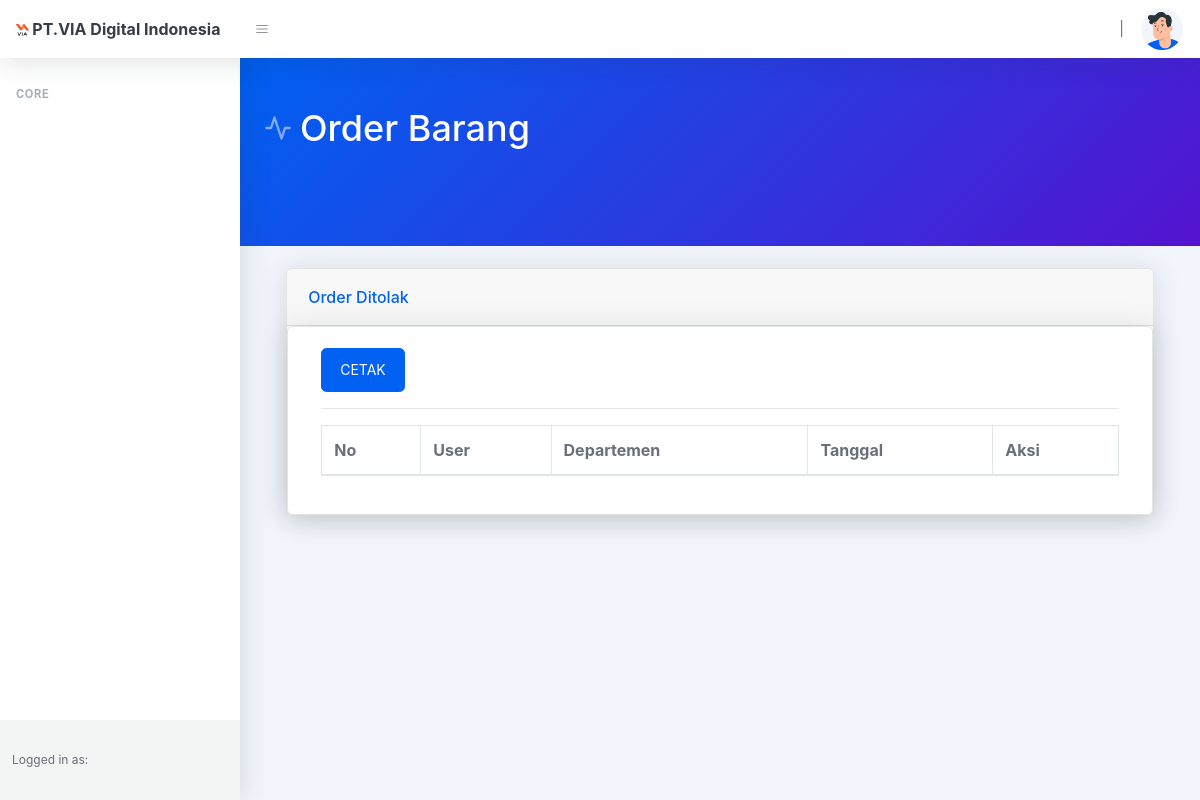
Page /index.php/order/order_ditolak on the earlier database version.
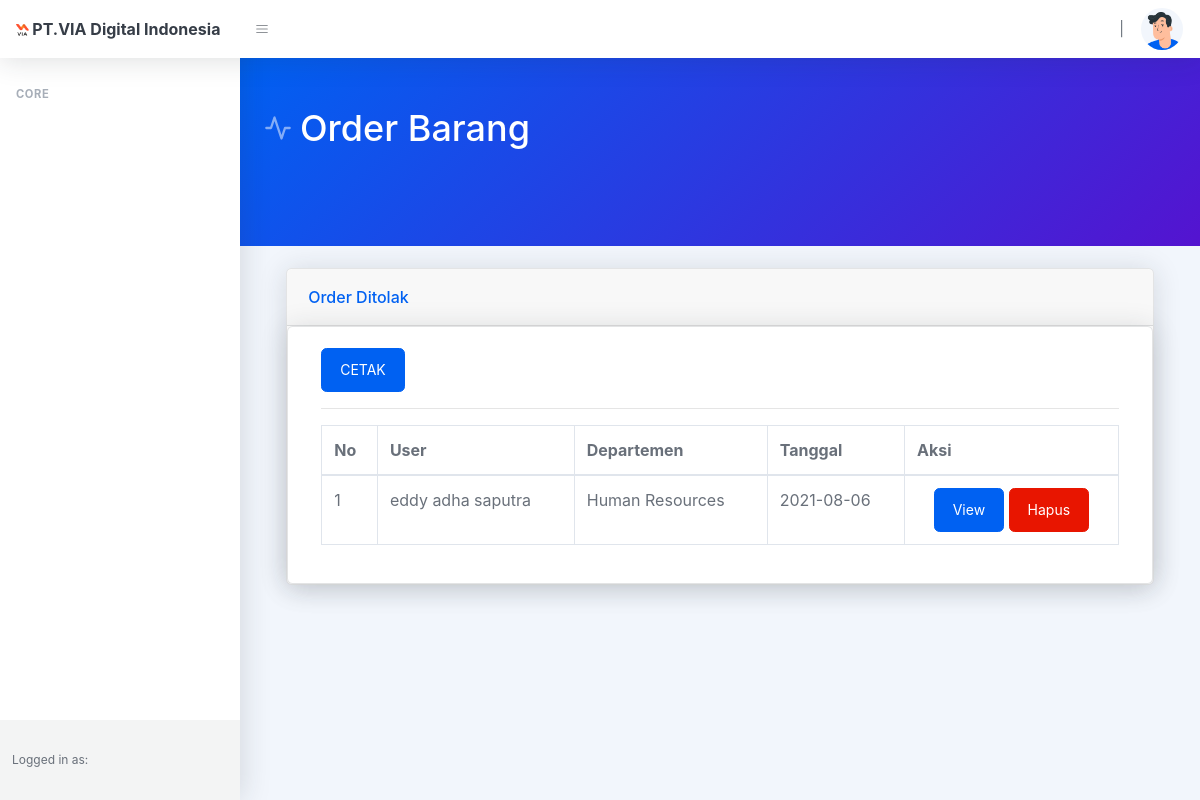
Same page on the later database version.
### tables this page shows
CREATE TABLE `order_status` (
  `id_ker` int(11) NOT NULL,
  `departemen` varchar(255) NOT NULL,
  `user` varchar(255) NOT NULL,
  `status` int(12) NOT NULL,
  `tanggal` varchar(255) NOT NULL
);

CREATE TABLE `departemen` (
  `id` int(11) NOT NULL,
  `nama_dep` varchar(50) NOT NULL
);

### application/controllers/Order.php (called while the page is built, shortened)
<?php
class Order extends CI_Controller
{
    public function __construct()
    {
        $this->load->model('order_model');
        $this->load->model('jabatan_model');
        $this->load->model('akun_model');
    }
    public function order_ditolak()
    {
        $data['judul'] = 'Order Barang';
        $data['alerts'] = $this->order_model->getDataJoin();
        $data['alerts_3'] = $this->order_model->alerts_3();
        $data['data'] = $this->order_model->order_ditolak();
        $data['nama'] = $this->session->userdata('nama_lengkap');
        $data['jabatan'] = $this->jabatan_model->getDataById($this->session->userdata('id_jab'));
        $data['level_akun'] = $this->session->userdata('level');
        $this->load->view('template/header', $data);
        $this->load->view('order/order_ditolak', $data);
        $this->load->view('template/footer');
    }
}

### index.php (called while the page is built, shortened)
<?php
require_once BASEPATH.'core/CodeIgniter.php';

### application/models/Order_model.php (called while the page is built, shortened)
<?php
class Order_model extends CI_Model
{
    public function getDataJoin()
    {
        $this->db->select('*');
        $this->db->from('order_status');
        $this->db->join('departemen', 'departemen.id = order_status.departemen');
        $this->db->where('status', 2);
        $query = $this->db->get();
        return $query->result();
    }
    public function order_ditolak()
    {
        $this->db->select('*');
        $this->db->from('order_status');
        $this->db->join('departemen', 'departemen.id = order_status.departemen');
        $this->db->where('status', 4);
        $query = $this->db->get();
        return $query->result();
    }
    public function alerts_3()
    {
        $this->db->select('*');
        $this->db->from('order_status');
        $this->db->join('departemen', 'departemen.id = order_status.departemen');
        $this->db->where('status', 3);
        $query = $this->db->get();
        return $query->result();
    }
}

### application/models/Jabatan_model.php (called while the page is built, shortened)
<?php
class Jabatan_model extends CI_Model
{
    public function getDataById($id)
    {
        $this->db->where('id_jab', $id);
        $query = $this->db->get('jabatan');
        return $query->row();
    }
}

### application/views/order/order_ditolak.php (the view)
<div class="container">
    <div class="card-body">
        <div class="card shadow mb-4">
            <div class="card-header">
                Order Ditolak
            </div>
            <div class="card">
                <div class="card-body">
                    <div class="row">
                        <div class="table-responsive">
                            <div class="container">
                                <a href="<?= base_url('order/cetak_order_ditolak') ?>" class="btn btn-primary">CETAK</a>
                                <hr>
                                <table class="table table-bordered" id="dataTable" width="100%" cellspacing="0">
                                    <div class="container">
                                        <thead>
                                            <tr>
                                                <th>No</th>
                                                <th>User</th>
                                                <th>Departemen</th>
                                                <th>Tanggal</th>
                                                <th>Aksi</th>
                                            </tr>
                                        </thead>
                                        <tbody>
                                            <?php
                                            $nomor = 1;
                                            foreach ($data as $x) { ?>
                                                <tr>
                                                    <td><?= $nomor++; ?></td>
                                                    <td><?= $x->user; ?></td>
                                                    <td><?= $x->nama_dep; ?></td>
                                                    <td><?= $x->tanggal; ?></td>
                                                    <td align="center">
                                                        <a href="<?= base_url('order/view_ditolak/') . $x->id_ker ?>" class="btn btn-primary">View</a>
                                                        <a href="<?= base_url('order/hapusorder/') . $x->id_ker ?>" onclick="return confirm('Yakin Hapus?')" class="btn btn-danger">Hapus</a>
                                                    </td>
                                                </tr>
                                            <?php } ?>
                                        </tbody>
                                </table>
                            </div>
                        </div>
                    </div>
                </div>
            </div>
        </div>
    </div>
</div>

Differences in the rows shown:
now on this page (row edited): order_status: user "eddy adha saputra", departemen.nama_dep "Human Resources", tanggal "2021-08-06"
